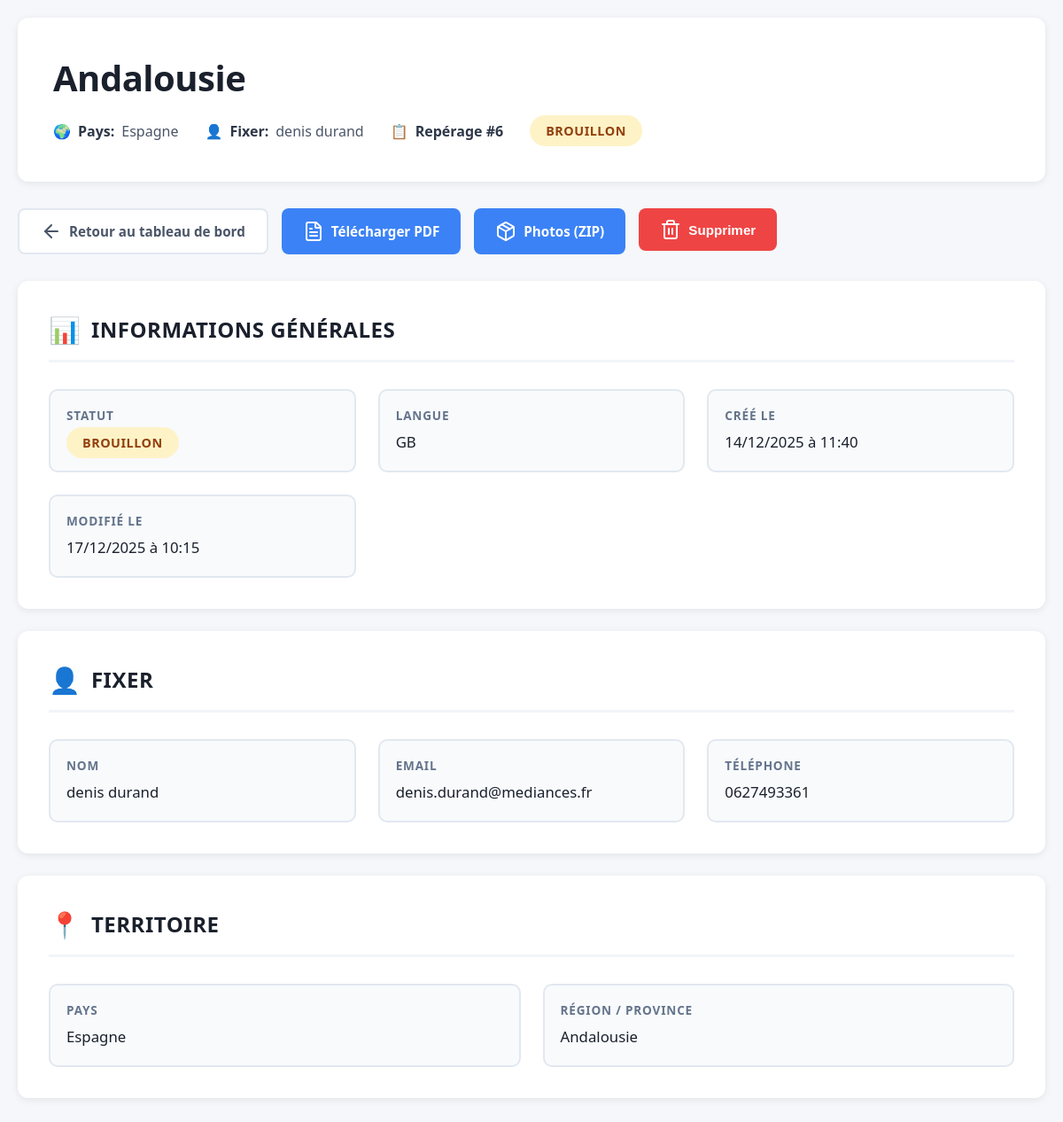
Page /admin/reperage/6 on the committed database.
### models.py (models this page shows, shortened)
class Reperage(Base):
    __tablename__ = 'reperages'
    id = Column(Integer, primary_key=True)
    token = Column(String(32), unique=True, nullable=True)  # Token sécurisé pour URLs
    created_at = Column(DateTime, default=datetime.now)
    updated_at = Column(DateTime, default=datetime.now, onupdate=datetime.now)
    langue_interface = Column(String(4), default='FR')  # FR, GB, ITAL, ESP
    statut = Column(String(20), default='brouillon')  # brouillon, soumis, validé
    fixer_id = Column(Integer, ForeignKey('fixers.id'), nullable=True)
    fixer_nom = Column(String(255))
    fixer_prenom = Column(String(255))
    fixer_email = Column(String(255))
    fixer_telephone = Column(String(50))
    pays = Column(String(100))
    region = Column(String(255))
    territoire_data = Column(Text)  # JSON
    episode_data = Column(Text)  # JSON
    notes_admin = Column(Text)  # Notes administratives internes
    image_region = Column(String(500))  # URL de l'image emblématique de la région
    gardiens = relationship("Gardien", back_populates="reperage", cascade="all, delete-orphan")
    lieux = relationship("Lieu", back_populates="reperage", cascade="all, delete-orphan")
    medias = relationship("Media", back_populates="reperage", cascade="all, delete-orphan")

### app.py (the view)
@app.route('/admin/reperage/<int:id>')
def admin_reperage_detail(id):
    from models import Fixer
    session = get_session(engine)
    try:
        reperage = session.query(Reperage).filter_by(id=id).first()
        if not reperage:
            return "Repérage non trouvé", 404
        territoire = json.loads(reperage.territoire_data) if reperage.territoire_data else {}
        episode = json.loads(reperage.episode_data) if reperage.episode_data else {}
        gardiens = session.query(Gardien).filter_by(reperage_id=id).order_by(Gardien.ordre).all()
        lieux = session.query(Lieu).filter_by(reperage_id=id).all()
        medias = session.query(Media).filter_by(reperage_id=id).all()
        fixer = None
        if reperage.fixer_id:
            fixer = session.query(Fixer).filter_by(id=reperage.fixer_id).first()
        return render_template('admin_reperage_detail.html',
                             reperage=reperage,
                             territoire=territoire,
                             episode=episode,
                             gardiens=gardiens,
                             lieux=lieux,
                             medias=medias,
                             fixer=fixer)
    finally:
        session.close()

### models.py (called while the page is built)
def get_session(engine):
    Session = sessionmaker(bind=engine)
    return Session()

### templates/admin_reperage_detail.html (shortened to what this page needs)
<!DOCTYPE html>
<html lang="fr">
<head>
</head>
<body>
    <div class="container">
        <div class="page-header">
            <h1>{{ reperage.region or 'Région non renseignée' }}</h1>
            <div class="header-meta">
                <div class="meta-item">
                    <span>🌍</span>
                    <strong>Pays:</strong> {{ reperage.pays or 'Non renseigné' }}
                </div>
                <div class="meta-item">
                    <span>👤</span>
                    <strong>Fixer:</strong> {{ reperage.fixer_nom or 'Non renseigné' }}
                </div>
                <div class="meta-item">
                    <span>📋</span>
                    <strong>Repérage #{{ reperage.id }}</strong>
                </div>
                <span class="status-badge status-{{ reperage.statut }}">
                    {{ reperage.statut }}
                </span>
            </div>
        </div>
        <div class="nav-actions">
            <a href="/admin" class="btn btn-secondary"><i data-lucide="arrow-left"></i> Retour au tableau de bord</a>
            <a href="/admin/reperage/{{ reperage.id }}/pdf" class="btn btn-primary"><i data-lucide="file-text"></i> Télécharger PDF</a>
            <a href="/admin/reperage/{{ reperage.id }}/photos" class="btn btn-primary"><i data-lucide="package"></i> Photos (ZIP)</a>
            <form action="/admin/reperage/{{ reperage.id }}/supprimer" method="POST" style="display:inline;"
                  onsubmit="return confirm('⚠️ ATTENTION !\n\nÊtes-vous sûr de vouloir supprimer ce repérage ?\n\n• Région: {{ reperage.region or 'Non renseignée' }}\n• Fixer: {{ reperage.fixer_nom or 'Non renseigné' }}\n• Gardiens: {{ gardiens|length if gardiens else 0 }}\n• Lieux: {{ lieux|length if lieux else 0 }}\n• Médias: {{ medias|length if medias else 0 }}\n\nCette action est IRRÉVERSIBLE !');">
                <button type="submit" class="btn btn-danger"><i data-lucide="trash-2"></i> Supprimer</button>
            </form>
        </div>
        <div class="section">
            <div class="section-header">
                <span class="section-icon">📊</span>
                <h2 class="section-title">Informations Générales</h2>
            </div>
            <div class="info-grid">
                <div class="info-box">
                    <div class="info-label">Statut</div>
                    <div class="info-value">
                        <span class="status-badge status-{{ reperage.statut }}">{{ reperage.statut }}</span>
                    </div>
                </div>
                <div class="info-box">
                    <div class="info-label">Langue</div>
                    <div class="info-value">{{ reperage.langue_interface }}</div>
                </div>
                <div class="info-box">
                    <div class="info-label">Créé le</div>
                    <div class="info-value">
                        {{ reperage.created_at.strftime('%d/%m/%Y à %H:%M') if reperage.created_at else '-' }}
                    </div>
                </div>
                <div class="info-box">
                    <div class="info-label">Modifié le</div>
                    <div class="info-value">
                        {{ reperage.updated_at.strftime('%d/%m/%Y à %H:%M') if reperage.updated_at else '-' }}
                    </div>
                </div>
            </div>
        </div>
        <div class="section">
            <div class="section-header">
                <span class="section-icon">👤</span>
                <h2 class="section-title">Fixer</h2>
            </div>
            <div class="info-grid">
                <div class="info-box">
                    <div class="info-label">Nom</div>
                    <div class="info-value">{{ reperage.fixer_nom or 'Non renseigné' }}</div>
                </div>
                <div class="info-box">
                    <div class="info-label">Email</div>
                    <div class="info-value">{{ reperage.fixer_email or 'Non renseigné' }}</div>
                </div>
                <div class="info-box">
                    <div class="info-label">Téléphone</div>
                    <div class="info-value">{{ reperage.fixer_telephone or 'Non renseigné' }}</div>
                </div>
            </div>
        </div>
        <div class="section">
            <div class="section-header">
                <span class="section-icon">📍</span>
                <h2 class="section-title">Territoire</h2>
            </div>
            <div class="info-grid">
                <div class="info-box">
                    <div class="info-label">Pays</div>
                    <div class="info-value">{{ reperage.pays or 'Non renseigné' }}</div>
                </div>
                <div class="info-box">
                    <div class="info-label">Région / Province</div>
                    <div class="info-value">{{ reperage.region or 'Non renseigné' }}</div>
                </div>
            </div>
        </div>
    </div>
</body>
</html>

### templates/admin_reperage_detail.html (style rules this page uses)
* { margin: 0; padding: 0; box-sizing: border-box; }
body { font-family: 'Segoe UI', Tahoma, Geneva, Verdana, sans-serif; background: #f5f7fa; min-height: 100vh; padding: 20px; color: #2d3748; }
.container { max-width: 1400px; margin: 0 auto; }
.page-header { background: white; border-radius: 12px; padding: 40px; margin-bottom: 30px; box-shadow: 0 2px 8px rgba(0,0,0,0.08); }
.page-header h1 { color: #1a202c; font-size: 2.5rem; font-weight: 700; margin-bottom: 15px; letter-spacing: -0.5px; }
.header-meta { display: flex; gap: 30px; flex-wrap: wrap; align-items: center; }
.meta-item { display: flex; align-items: center; gap: 8px; font-size: 1rem; color: #4a5568; }
.meta-item strong { color: #2d3748; font-weight: 600; }
.status-badge { padding: 8px 18px; border-radius: 20px; font-size: 0.9rem; font-weight: 600; text-transform: uppercase; letter-spacing: 0.5px; }
.status-brouillon { background: #fef3c7; color: #92400e; }
.nav-actions { display: flex; gap: 15px; flex-wrap: wrap; margin-bottom: 30px; }
.btn { padding: 12px 24px; border: none; border-radius: 8px; font-size: 0.95rem; cursor: pointer; transition: all 0.2s ease; font-weight: 600; text-decoration: none; display: inline-flex; align-items: center; gap: 8px; }
.btn-primary { background: #3b82f6; color: white; }
.btn-danger { background: #ef4444; color: white; }
.btn-secondary { background: white; color: #4a5568; border: 2px solid #e2e8f0; }
.section { background: white; border-radius: 12px; padding: 35px; margin-bottom: 25px; box-shadow: 0 2px 8px rgba(0,0,0,0.08); }
.section-header { display: flex; align-items: center; gap: 12px; margin-bottom: 30px; padding-bottom: 15px; border-bottom: 3px solid #f1f5f9; }
.section-icon { font-size: 1.8rem; }
.section-title { font-size: 1.5rem; font-weight: 700; color: #1a202c; text-transform: uppercase; letter-spacing: 0.5px; }
.info-grid { display: grid; grid-template-columns: repeat(auto-fit, minmax(280px, 1fr)); gap: 25px; }
.info-box { background: #f8fafc; border: 2px solid #e2e8f0; border-radius: 10px; padding: 18px; transition: all 0.2s ease; }
.info-label { font-size: 0.85rem; font-weight: 700; text-transform: uppercase; letter-spacing: 0.8px; color: #64748b; margin-bottom: 8px; }
.info-value { font-size: 1.05rem; color: #1a202c; font-weight: 500; line-height: 1.6; }

### rows in the picture
Reperage: region "Andalousie", pays "Espagne", fixer_nom "denis durand", id "6", statut "BROUILLON", langue_interface "GB", created_at "14/12/2025 à 11:40", updated_at "17/12/2025 à 10:15", fixer_email "denis.durand@mediances.fr", fixer_telephone "0627493361"
